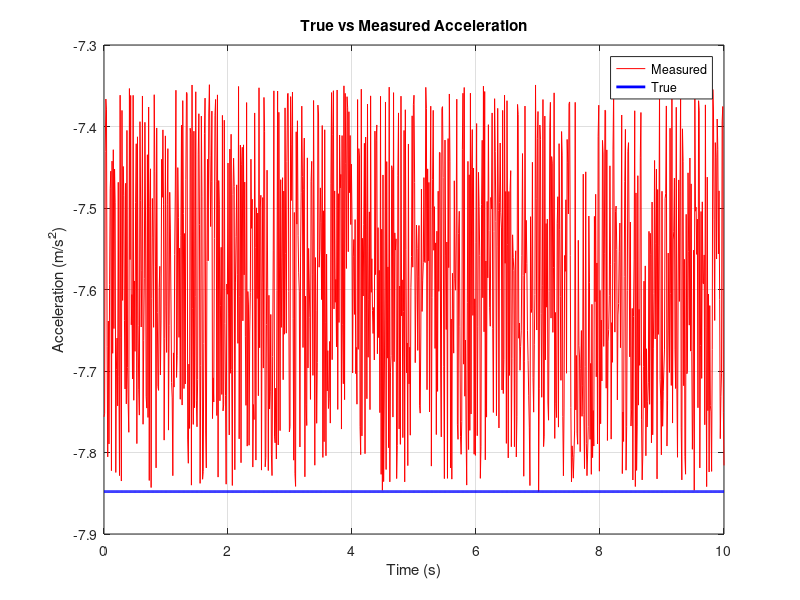
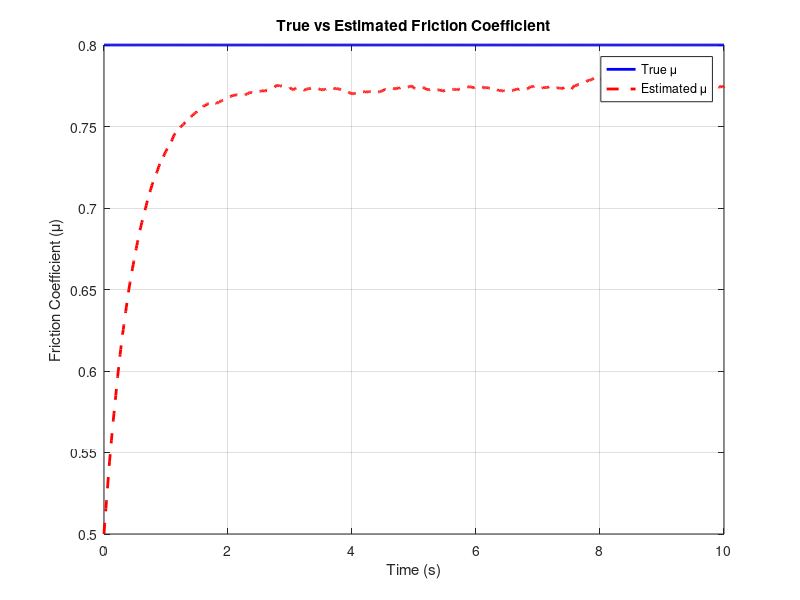

Recreate these plots in MATLAB, in order.
%% Section 1- Parameters
g=9.81; %gravity (m/s^2)
mu_true= 0.8; %true road friction
t=0:0.01:10;
v0=25;
%% Section 2- Vehicle Braking
a_true = -mu_true*g;
v=v0+a_true*t;
v(v<0)=0;
%% Section 3- Adding noise
a_measured=a_true+0.5*rand(size(t));
%% Section 4-Plot Acceleraton
figure;
plot(t,a_measured,'r')
hold on
plot(t,a_true*ones(size(t)),'b','LineWidth',2)

xlabel('Time (s)')
ylabel('Acceleration (m/s^2)')
title('True vs Measured Acceleration')
legend('Measured', 'True')
grid on
%% Section 5- Kalman Filter Model
A=0;
B=0;
C=-g;
D=0;
sys=ss(A,B,C,D);
%%Section 6- Kalman filter design
G=1; %process noise enters mu
sys_kf=ss(A,G,C,D);
Qn=0.01; %process noise 
Rn=0.25; %measurement noise
[kalmf,L,P]=kalman(sys_kf,Qn,Rn);
%% Section 7 - Simulate Kalman Filter

mu0_est = 0.5;   % initial guess for friction

[y_est, t_est, x_est] = lsim(kalmf, a_measured, t, mu0_est);

mu_est = x_est;  % estimated friction coefficient
%% Section 8 - Compare True vs Estimated Friction

figure;
plot(t, mu_true * ones(size(t)), 'b', 'LineWidth', 2)
hold on
plot(t_est, mu_est, 'r--', 'LineWidth', 2)

xlabel('Time (s)')
ylabel('Friction Coefficient (\mu)')
title('True vs Estimated Friction Coefficient')
legend('True \mu', 'Estimated \mu')
grid on
